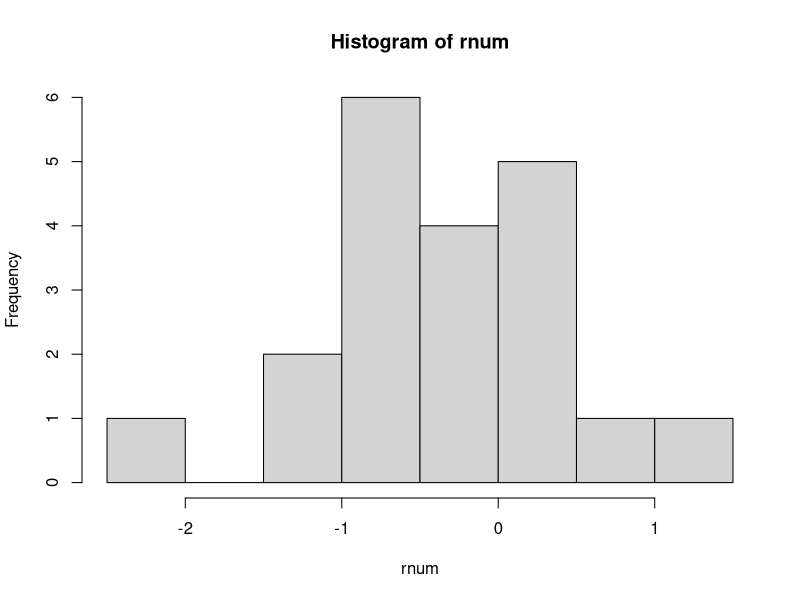
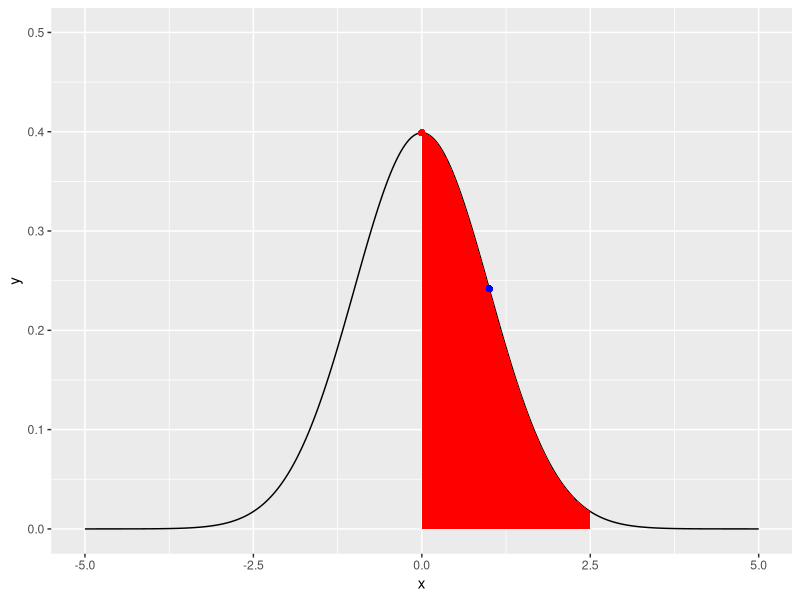
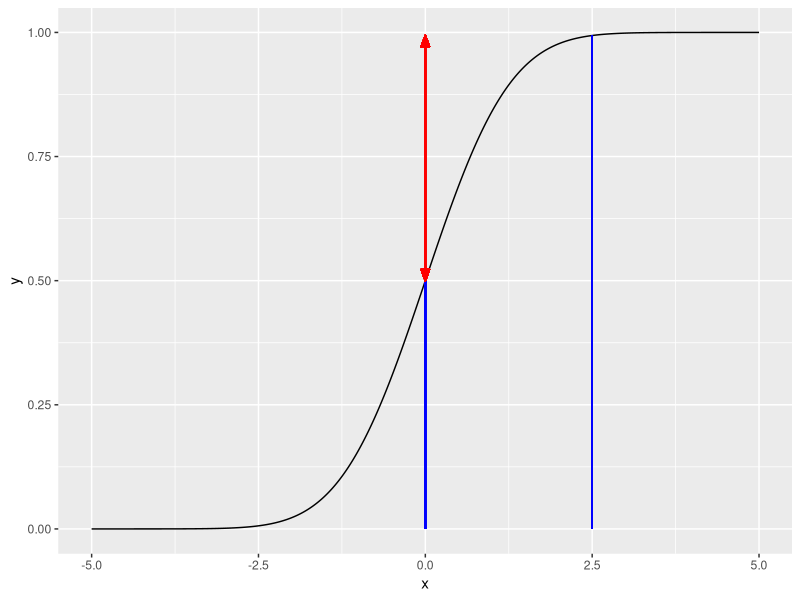
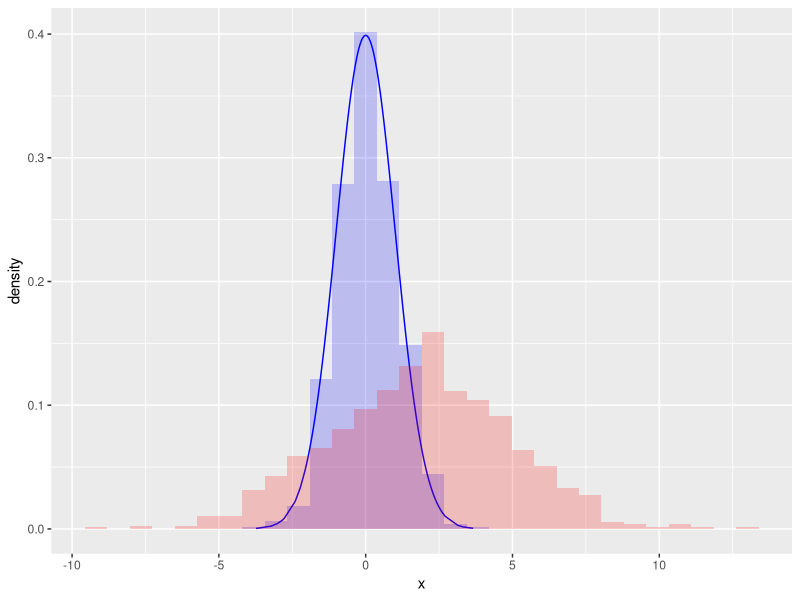
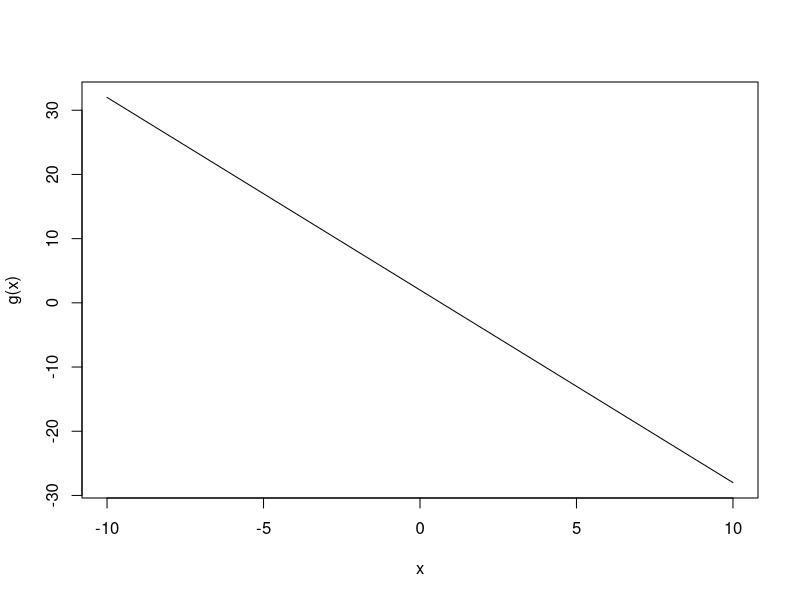
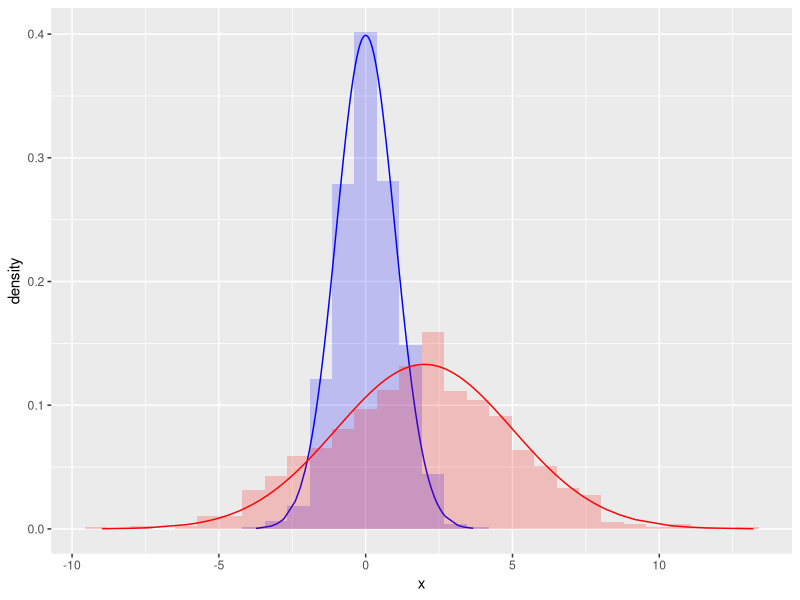
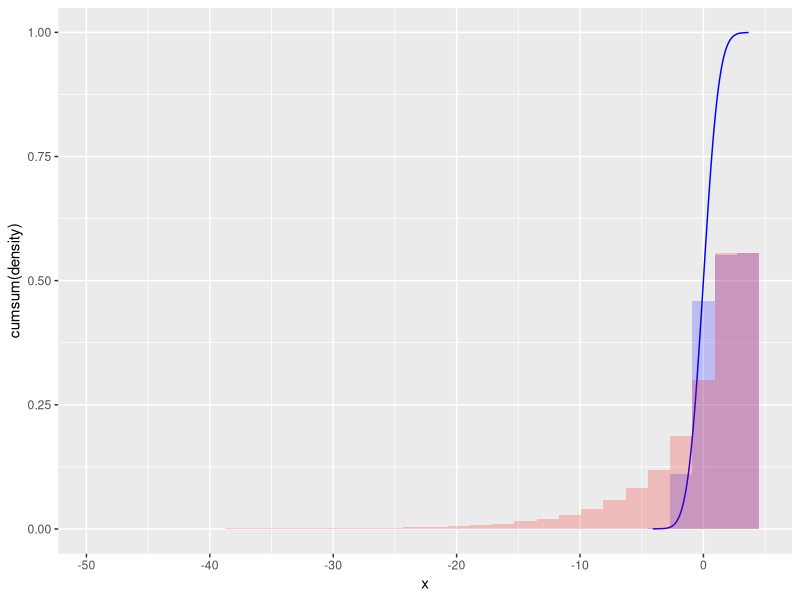
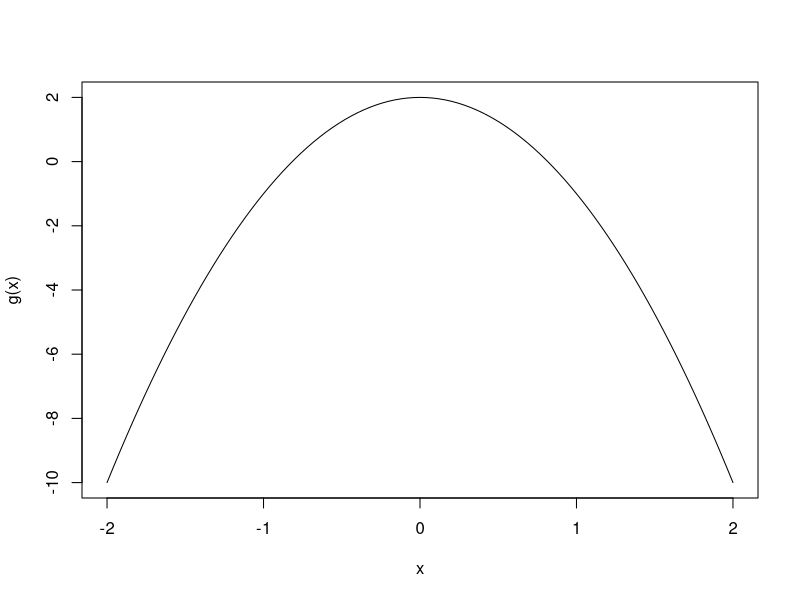

Generate these figures, in order, with R:
## ---- chunk 1
knitr::opts_chunk$set(echo = TRUE)
## ---- chunk 2
(rnum <- rnorm(20))
## ---- chunk 3
hist(rnum)
## ---- chunk 4
dnorm(0)
## ---- chunk 5
integrand <- function(x){ dnorm(x) }
integrate(integrand, lower=-Inf, upper=Inf)
## ---- chunk 6
integrate(integrand, lower=0, upper=2.5)
## ---- chunk 7
library(ggplot2)
data <- data.frame(x=seq(-5, 5, 0.01), y=dnorm(seq(-5, 5, 0.01)))
ggplot(data, aes(x=x, y=y)) + geom_line() +
  geom_area(mapping = aes(x = ifelse(x>0 & x<2.5 , x, 0)), fill = "red") +
  geom_point(x=0, y=dnorm(0), colour="red") +
  geom_point(x=1, y=dnorm(1), colour="blue") +
  ylim(0, 0.5)
## ---- chunk 8
dnorm(0) > dnorm(1)
## ---- chunk 9
pnorm(2.5)-pnorm(0)
## ---- chunk 10
data <- data.frame(x=seq(-5, 5, 0.01), y=pnorm(seq(-5, 5, 0.01)))
ggplot(data, aes(x=x, y=y)) + geom_line() +
  geom_segment(aes(x=0, xend=0, y=0, yend=pnorm(0)), colour="blue") +
  geom_segment(aes(x=2.5, xend=2.5, y=0, yend=pnorm(2.5)), colour="blue") +
  geom_segment(aes(x=0, xend=0, y=pnorm(0), yend=pnorm(2.5)), colour="red", arrow = arrow(angle=20,type="closed",ends="both",length=unit(3,"mm")))
## ---- chunk 11
library(numDeriv) # For grad
# cdf在2.5的微分，等於pdf(2.5)
f <- function(x) {pnorm(x, mean=0, sd=1)}
grad(f, 2.5)
dnorm(2.5, mean=0, sd=1)
## ---- chunk 12
pnorm(0)
qnorm(0.5)
## ---- chunk 13
# Generate 1000 random number of N(0,1)
x <- rnorm(1000)
# Transform X to Y
g <- function(x) { -1*3*x+2}
y <- g(x)
# Plot the histgram of x and y
# Note that Y-axis is density, instead of count
ggplot(data.frame(x=x), aes(x=x, ..density..)) +
  geom_histogram(fill="blue", alpha=0.2, bins=30) +
  geom_line(aes(x=x, y=dnorm(x)), color="blue") +
  geom_histogram(aes(x=y, ..density..), fill="red", alpha=0.2, bins=30)
## ---- chunk 14
curve(g, -10, 10)
## ---- chunk 15
# Get the inverse of g(X)
g_inv <- function(y) {(y-2)/-3}
Fy <- function(y) {1-pnorm(g_inv(y))}
## ---- chunk 16
ggplot(data.frame(x=x), aes(x=x, ..density..)) +
  geom_histogram(fill="blue", alpha=0.2, bins=30) +
  geom_line(aes(x=x, y=dnorm(x)), color="blue") +
  geom_histogram(aes(x=y, ..density..), fill="red", alpha=0.2, bins=30) +
  geom_line(aes(x=y, y=grad(Fy, y)), color="red")
## ---- chunk 17
# Generate 1000 random number of N(0,1)
x <- rnorm(1000)
# Transform X to Y
g <- function(x) { -1*3*x^2+2}
y <- g(x)
# Plot the histgram of x and y
# Note that Y-axis is density, instead of count
ggplot(data.frame(x=x), aes(x=x, cumsum(..density..))) +
  geom_histogram(fill="blue", alpha=0.2, bins=30) +
  geom_line(aes(x=x, y=pnorm(x)), color="blue") +
  geom_histogram(aes(x=y, cumsum(..density..)), fill="red", alpha=0.2, bins=30)
## ---- chunk 18
curve(g, -2, 2)
## ---- chunk 19
# Get the inverse of g(X)
g_inv <- function(y) {sqrt((y-2)/-3)}
Fy <- function(y) {
  pnorm(-1*g_inv(y)) + (1 - pnorm(g_inv(y)))
}
## ---- chunk 20
ggplot(data.frame(x=x), aes(x=x, cumsum(..density..))) +
  geom_histogram(fill="blue", alpha=0.2, bins=30) +
  geom_line(aes(x=x, y=pnorm(x)), color="blue") +
  geom_histogram(aes(x=y, cumsum(..density..)), fill="red", alpha=0.2, bins=30) +
  geom_line(aes(x=y, y=Fy(y)), color="red")
## ---- chunk 21
# Generate 1000 random number of N(0,1)
x <- rnorm(1000)
# Transform X to Y
g <- function(x) { -1*3*x+2}
y <- g(x)
# Get the inverse of g(X)
g_inv <- function(y) {(y-2)/-3}
# Manually calculate Y pdf
fy1 <- function(y) {dnorm(g_inv(y))*(1/3)}
# Use R function to calculate Y pdf
fy2 <- function(y) {dnorm(g_inv(y))*abs(grad(g_inv, y))}
ggplot(data.frame(x=x), aes(x=x, ..density..)) +
  geom_histogram(fill="blue", alpha=0.2, bins=30) +
  geom_line(aes(x=x, y=dnorm(x)), color="blue") +
  geom_histogram(aes(x=y, ..density..), fill="red", alpha=0.2, bins=30) +
  geom_line(aes(x=y, y=fy1(y)), color="orange", size=2) +
  geom_line(aes(x=y, y=fy2(y)), color="green")
## ---- chunk 22
library(plyr) # For ddply
# Generate x following exponential dist
data <- data.frame(x = rexp(1000))
# Transform x as y using x's cdf
data <- ddply(data, .(x), transform, y=pexp(x))
# Bi-plot x and y histogram
ggplot(data, aes(x)) +
  geom_histogram(fill="blue", alpha=0.2, bins=30) +
  geom_histogram(aes(x=y), fill="red", alpha=0.2, bins=30)
## ---- chunk 23
# Generate x following uniform dist
data <- data.frame(x = runif(1000))
# Transform x as y using x's cdf
data <- ddply(data, .(x), transform, y=qnorm(x))
# Bi-plot x and y histogram
ggplot(data, aes(x)) +
  geom_histogram(fill="blue", alpha=0.2, bins=30) +
  geom_histogram(aes(x=y), fill="red", alpha=0.2, bins=30)
## ---- chunk 24
# Generate x following exponential dist, color some of them
data <- data.frame(x = rexp(1000), type="origin")
data[data$x>0.25,]$type <- "color1"
# Transform x to y following normal dist
data <- ddply(data, .(x), transform, y=qnorm(pexp(x)))

# Convert data from wide format to long format for ggplot
library("reshape2")
long_data <- melt(data, id="type", variable.name="rv", value.name="value")
ggplot(long_data, aes(x=value)) + geom_dotplot(aes(color=type), binwidth=0.2) + facet_grid(. ~rv)
## ---- chunk 25
plot_pmf <- function(plot_data, theta) {
  theta$label_y <- max(plot_data$pdf) / c(1:nrow(theta))
  # Plot pmf
  ggplot(plot_data, aes(x=x)) + geom_line(aes(y=pdf, color=dist)) +
    geom_label(data=theta, aes(x=mean, y = label_y-0.01, label=paste0("kts=", round(kurtosis, 2)), color=dist)) +
    geom_label(data=theta, aes(x=mean, y = label_y-0.05, label=paste0("skw=", round(skewness, 2)), color=dist)) +
    geom_segment(data=theta, aes(x = sd_fr, y = 0, xend = sd_to, yend = 0, colour=dist), arrow = arrow(angle=20,type="closed",ends="both",length=unit(3,"mm")))
}

plot_cdf <- function(plot_data, theta) {
  # Plot cdf
  ggplot(plot_data, aes(x=x)) + geom_line(aes(y=cdf, color=dist)) +
    geom_segment(data=theta, aes(x = sd_fr, y = 0, xend = sd_to, yend = 0, colour=dist), arrow = arrow(angle=20,type="closed",ends="both",length=unit(3,"mm")))
}

# Produce the theta space
x=c(0:30)
theta <- data.frame(min=c(10, 10, 10), max=c(15, 20, 25))
theta <- ddply(theta, .(min, max), transform, mean=(min+max)/2, sd=sqrt((max-min)^2/12), skewness=0, kurtosis=-6/5)
theta <- ddply(theta, .(min, max), transform, sd_fr=mean-sd, sd_to=mean+sd, dist=paste0("min=",min," max=",max))

# Produce the data for ploting
pdf <- NULL
cdf <- NULL
for(i in 1:nrow(theta)) {
  pdf <- c(pdf, dunif(x, theta[i,]$min, theta[i,]$max))
  cdf <- c(cdf, punif(x, theta[i,]$min, theta[i,]$max))
}
plot_data <- data.frame(x=rep(x, 3), pdf=pdf, cdf=cdf, dist=rep(theta$dist, each=31))

# Call function to plot
plot_pmf(plot_data, theta)
plot_cdf(plot_data, theta)

# Uncomment the following code to verify the mean/var/skew/kurtosis equation
#theta
#mean_func <- function(x, min=theta[1,]$min, max=theta[1,]$max){ x*dunif(x, min=min, max=max) }
#(mean = integrate(mean_func, lower=-Inf, upper=Inf))
#var_func <- function(x, mean=12.5, min=theta[1,]$min, max=theta[1,]$max){ (x-mean)^2*dunif(x, min=min, max=max) }
#var = integrate(var_func, lower=-Inf, upper=Inf)
#(sd = sqrt(var$value))
#skw_func <- function(x, mean=12.5, min=theta[1,]$min, max=theta[1,]$max){ (x-mean)^3*dunif(x, min=min, max=max) }
#(skw = integrate(skw_func, lower=-Inf, upper=Inf)$value/sd^3)
#kts_func <- function(x, mean=12.5, min=theta[1,]$min, max=theta[1,]$max){ (x-mean)^4*dunif(x, min=min, max=max) }
#(kts = integrate(kts_func, lower=-Inf, upper=Inf)$value/sd^4-3) # I don't know why kurtosis is different
